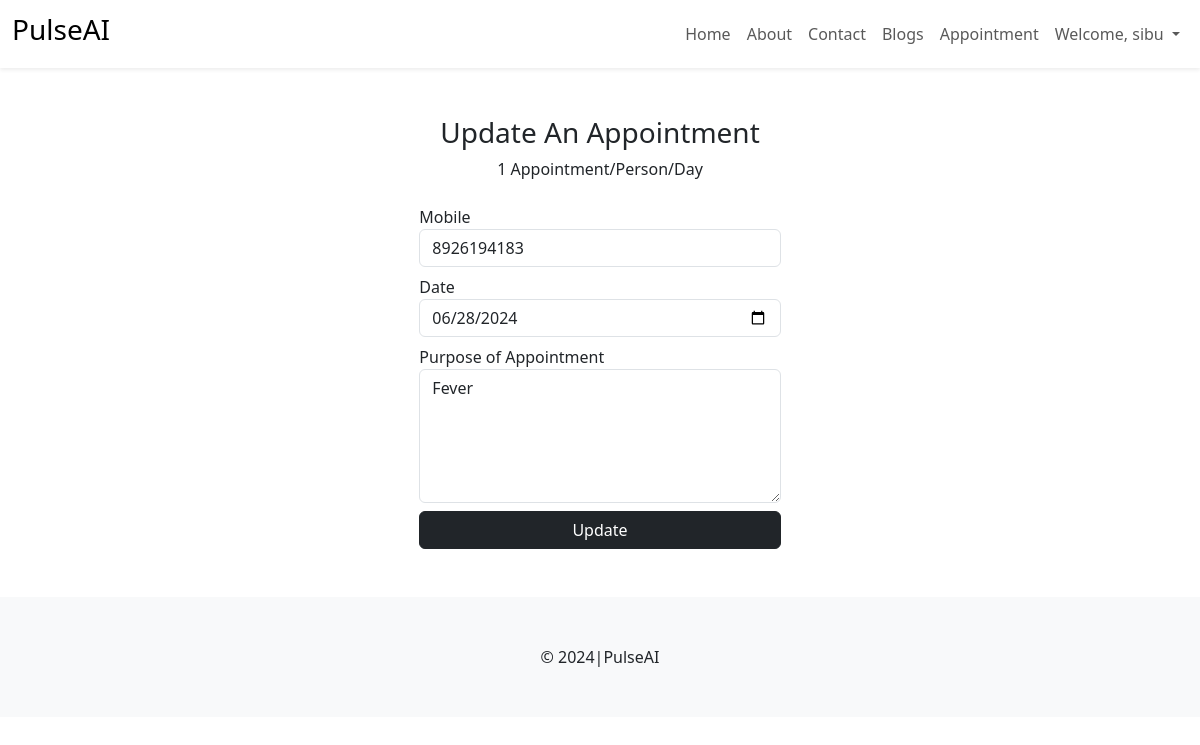
The page /patient/update_appointment/3/ (signed in) on the database its author committed.
### patient/models.py (models this page shows, shortened)
class Appointment(models.Model):
      user = models.ForeignKey(User, on_delete=models.DO_NOTHING)
      mobile = models.CharField(max_length=20)
      date = models.DateField()
      note = models.TextField()
      status = models.CharField(max_length=255, choices=APPOINTMENT_STATUS_OPTION, default="Booked")

### patient/views.py (the view, shortened to what this page needs)
# urls.py: path("update_appointment/<int:aid>/", views.update_appointment, name="update_appointment"),
def update_appointment(request, aid):
      app = Appointment.objects.get(id=aid)
      context = {
            'appointment': app
      }
      return render(request, 'patient/appointment_update.html', context)

### templates/patient/appointment_update.html (shortened to what this page needs)
{% extends "layout.html" %}
{% block content %}
<div class="container my-5">
      <div class="row g-3">
            <div class="col-md-4 mx-auto">
                  <div class="mb-4 text-center">
                        <h3>Update An Appointment</h3>
                        <p>1 Appointment/Person/Day</p>
                  </div>
                  <form action="{% url 'update_appointment' appointment.id %}" method="post">
                        <div class="mb-2">
                        <label>Mobile</label>
                        <input type="text" name="mobile" class="form-control" value="{{appointment.mobile}}" required>
                        </div>
                        <div class="mb-2">
                        <label>Date</label>
                        <input type="date" name="date" class="form-control" value="{{appointment.date|date:"Y-m-d"}}" required>
                        </div>
                        <div class="mb-2">
                        <label>Purpose of Appointment</label>
                        <textarea rows="5" class="form-control" name="note" required>{{appointment.note}}</textarea>
                        </div>
                        <div class="mt-2">
                        <input type="submit" value="Update" class="btn btn-dark w-100">
                        </div>
                  </form>
            </div>
      </div>
</div>
{% endblock %}

### templates/layout.html (shortened to what this page needs)
{% load static %}
<!DOCTYPE html>
<html lang="en">
  <head>
    <link rel="stylesheet" href="https://cdnjs.cloudflare.com/ajax/libs/font-awesome/6.5.2/css/all.min.css" />
    <link rel="stylesheet" href="{% static 'css/bootstrap.min.css' %}" />
    <link rel="stylesheet" href="{% static 'css/style.css' %}" />
  </head>
  <body>
    <nav class="navbar navbar-expand-lg mb-1 shadow-sm">
      <div class="container-fluid">
        <a class="navbar-brand" href="{% url 'home' %}">
          <h3>PulseAI</h3>
        </a>
        <div class="collapse navbar-collapse" id="navbarSupportedContent">
          <ul class="navbar-nav ms-auto">
            <li class="nav-item">
              <a class="nav-link" href="{% url 'home' %}">Home</a>
            </li>
            <li class="nav-item">
              <a class="nav-link" href="{% url 'about' %}">About</a>
            </li>
            <li class="nav-item">
              <a class="nav-link" href="{% url 'contact' %}">Contact</a>
            </li>
            <li class="nav-item">
                <a class="nav-link" href="{% url 'blogs' %}">Blogs</a>
            </li>
            {% if user.is_authenticated %}
              <li class="nav-item">
                <a class="nav-link" href="{% url 'appointment' %}">Appointment</a>
              </li>
              <li class="nav-item dropdown">
                <a class="nav-link dropdown-toggle" href="#" role="button" data-bs-toggle="dropdown" aria-expanded="false">
                  Welcome, {{user.username}}
                </a>
              </li>
              {% endif %}
          </ul>
        </div>
      </div>
    </nav>
    {% block content %} {% endblock %}
    <footer class="bg-light py-5 text-center mt-3">&copy; 2024|PulseAI</footer>
  </body>
</html>

### rows shown on the page
Appointment: mobile "8926194183", date "06/28/2024", note "Fever"

### other values the page prints
{{ user.username }} "sibu"
